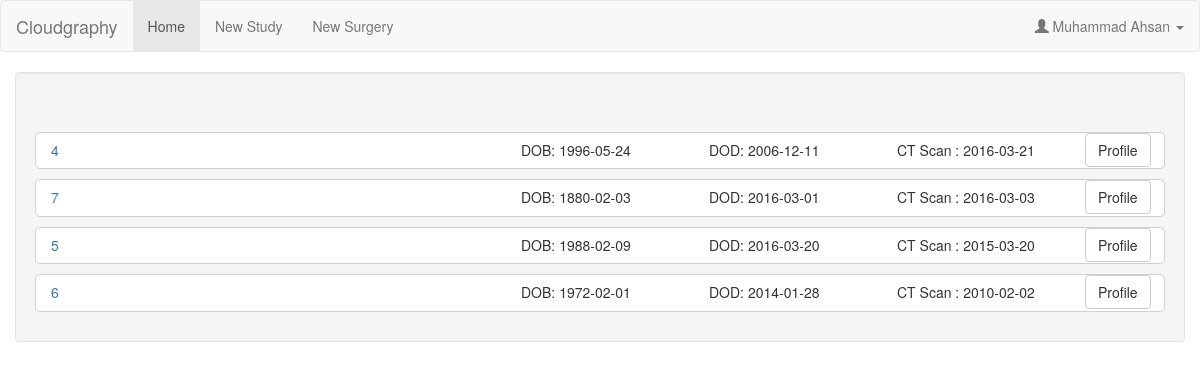
The app's page /home.php (signed in), older data.
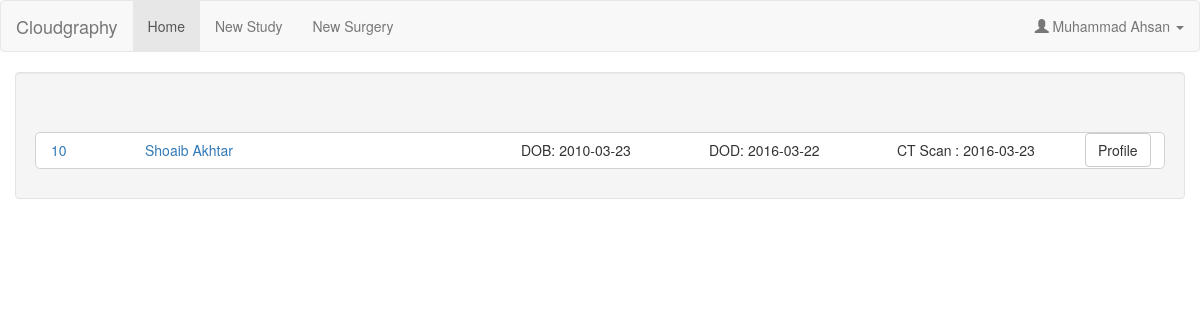
The same page, newer data.
### tables this page shows
CREATE TABLE `ctscan` (
  `CTScanID` int(11) NOT NULL,
  `date` date NOT NULL,
  `time` time NOT NULL,
  `objectID` int(11) NOT NULL
);

CREATE TABLE `studyobject` (
  `objectID` int(11) NOT NULL,
  `objectFirstname` varchar(255) NOT NULL,
  `objectSurname` varchar(255) NOT NULL,
  `ICNumber` int(11) NOT NULL,
  `telephone` int(11) NOT NULL,
  `DOB` date NOT NULL,
  `Sex` varchar(10) NOT NULL,
  `height` smallint(6) NOT NULL,
  `weight` smallint(6) NOT NULL,
  `homeAddress` varchar(255) NOT NULL,
  `homeCity` varchar(255) NOT NULL,
  `homeState` varchar(255) NOT NULL,
  `DOD` date NOT NULL,
  `deathCause` varchar(255) NOT NULL
);

### getUsername.php (called while the page is built)
<?php
include ('conn.php');
$userID = $_SESSION['user_id'];
if( $_SESSION['user_type'] == 'admin'){
	$sql = "SELECT * FROM administrators WHERE userID = '$userID'";
}else{
	$sql = "SELECT * FROM referees WHERE userID = '$userID'";
}
			$result = $conn->query($sql);
			$row = $result->fetch_assoc();
			$fName=$row['firstName'];
			$sName=$row['surName'];
?>

### home.php (the view, shortened to what this page needs)
<!DOCTYPE html>
<html lang="en">
<head>
  <link rel="stylesheet" href="http://maxcdn.bootstrapcdn.com/bootstrap/3.3.6/css/bootstrap.min.css">
</head>
<body>
<div class="navBar">
<?php
$include = "home";
 include 'navBar.php';?>
  </div>
<div class=" well container">
		<br><br>
	<?php
	$sql = ("SELECT * FROM studyobject INNER JOIN ctscan ON studyobject.`objectID`=ctscan.`objectID` ORDER BY `ctscan`.`date` DESC ");
	$result = $conn->query($sql);
	if ($result->num_rows > 0) :
	while($row = $result->fetch_assoc()) :
	?>
	   <div class="col-md-12" style= "background:#ffffff; border-radius: 5px;  border-style: solid;
    border-width: 1px; margin-bottom: 10px; border-color: #D1D1D1">
	<div class="row">
				<a style="cursor:pointer"><div class="col-sm-1">
				<div class="input-group">
				<h5><?php echo $row['objectID'];?></h5>
				</div>
				</div>
				<div class="col-sm-4">
				<div class="input-group">
				<h5><?php echo $row['objectFirstname'] ." ". $row['objectSurname'];?></h5>
				</div>
				</div></a>
				<div class="col-sm-2">
				<div class="input-group">
				<h5>DOB: <?php echo $row['DOB'] ?></h5>
				</div>
				</div>
				<div class="col-sm-2">
				<div class="input-group">
				<h5>DOD: <?php echo $row['DOD']?></h5>
				</div>
				</div>
				<div class="col-sm-2">
				<div class="input-group">
				<h5>CT Scan : <?php echo $row['date']?></h5>
				</div>
				</div>
				<div class="col-sm-1">
				<div class="input-group">
				<a href="studyProfile.php?add=<?php echo $row['objectID'];?>"><button class="btn btn-default">Profile</button></a>
				</div>
				</div>
	</div>
	</div>
	<?php endwhile;
	else :?>
	<h3> No Record Found!<h3>
	<?php endif;?>
</div>
</body>
</body>
</html>

### navBar.php (shortened to what this page needs)
<!DOCTYPE html>
<?php
include ('getUsername.php');
?>
<html>
<nav class= "navbar navbar-default">
  <div class="container-fluid">
    <div class="navbar-header">
      <a class="navbar-brand" href="home.php">Cloudgraphy</a>
    </div>
    <ul class="nav navbar-nav">
      <li class="<?php if ($include=="home"){echo 'active';}?>"><a href="home.php">Home</a></li>
      <li class="<?php if ($include=="newPatient"){echo 'active';}?>"><a href="newStudy.php">New Study</a></li>
	  <li class="<?php if ($include=="newSurgery"){echo 'active';}?>"><a href="newStudy.php">New Surgery</a></li>
    </ul>
	      <ul class="nav navbar-nav navbar-right">
				<li><a class="dropdown-toggle" data-toggle="dropdown" href="#"><span class="glyphicon glyphicon-user"></span><?php echo" " .$fName." " .$sName;?>  <span class="caret"></span></a>
				</li>
		  </ul>
		  </nav>
		  </html>

Row changes from the older to the newer data that the page shows:
removed ctscan: objectID "4", objectID.DOB "1996-05-24", objectID.DOD "2006-12-11", date "2016-03-21"
removed ctscan: objectID "7", objectID.DOB "1880-02-03", objectID.DOD "2016-03-01", date "2016-03-03"
removed ctscan: objectID "6", objectID.DOB "1972-02-01", objectID.DOD "2014-01-28", date "2010-02-02"
changed ctscan: objectID "5" → "10"; objectID.objectFirstname (not shown) → "Shoaib"; objectID.objectSurname (not shown) → "Akhtar"; objectID.DOB "1988-02-09" → "2010-03-23"; objectID.DOD "2016-03-20" → "2016-03-22"; date "2015-03-20" → "2016-03-23"
